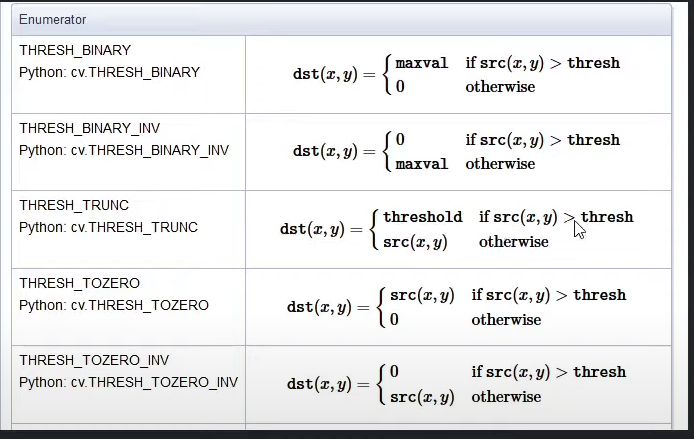
#> input picture OPENCV/MATH.PNG, 694 x 439 px
$ python readable_again.py
#> lines starting #> are read from the running program, lines starting #| are printed output that depends on the picture; after the words box and inside, x2 and y2 are one past the last pixel; in counts of white or black regions, pixels touching at a corner belong together
import cv2 as cv

o = cv.imread('MATH.PNG')
#> o is the input picture: shape (439, 694, 3); mean B, G, R 232, 231, 230.7
img = cv.imread('book.jpg')
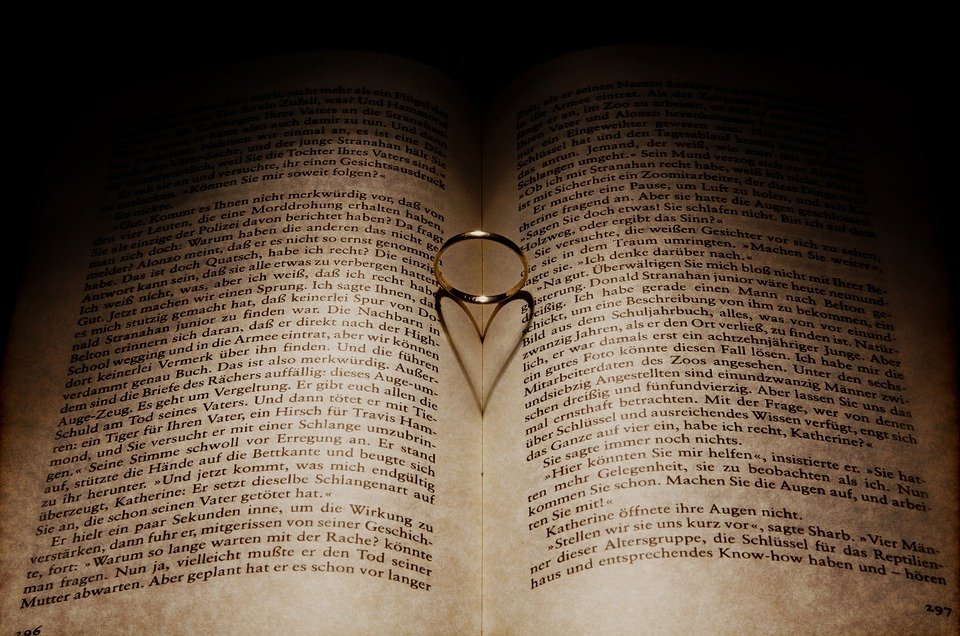
#> input picture OPENCV/BOOK.jpg, 960 x 636 px, found by its file name
#> img is the input picture: shape (636, 960, 3); mean B, G, R 62.3, 76.4, 92.3
img = cv.cvtColor(img, cv.COLOR_RGB2GRAY) # Tornando a imagem que era colorida em uma imagem preto e branco.  Porque nao precisamos de cor
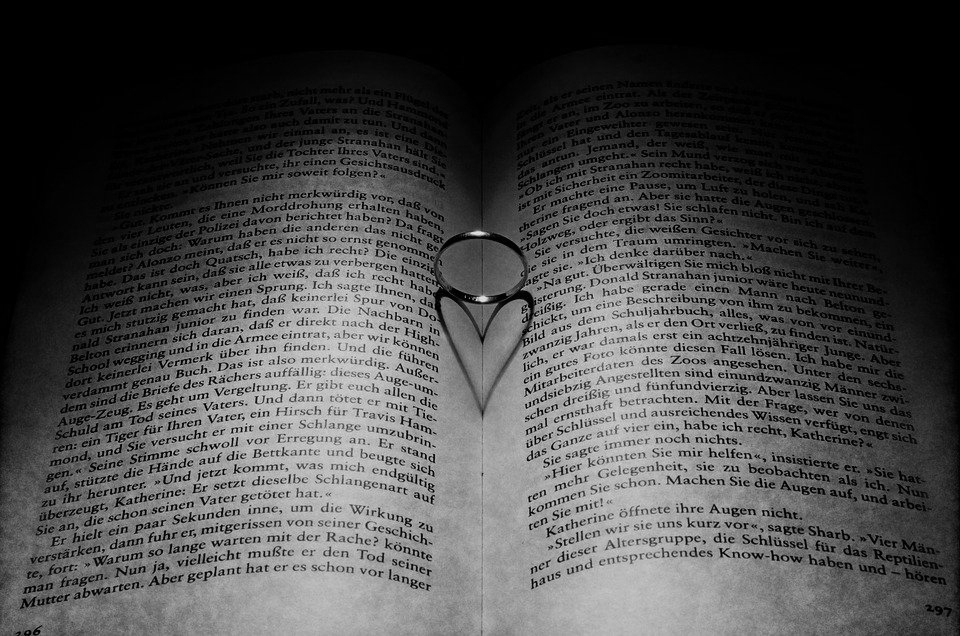
#> img: shape (636, 960); min 0, max 231, mean 74

img = cv.resize(img, (1200,800))
#> img: shape (800, 1200)

adaptive = cv.adaptiveThreshold(img, 255, cv.ADAPTIVE_THRESH_GAUSSIAN_C,
                                cv.THRESH_BINARY, 101, 5)
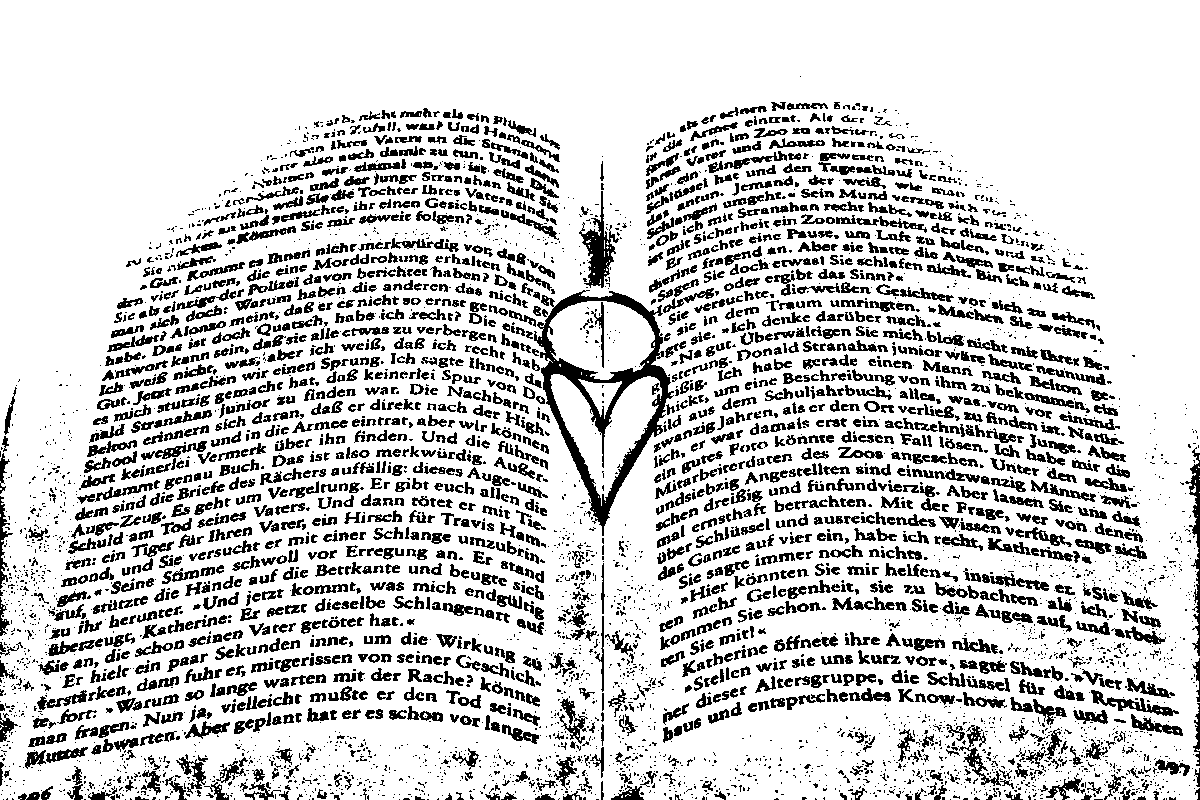
#> adaptive: shape (800, 1200); 80.4% white; 5396 black regions (3155 under 20 px), largest, box (x1, y1, x2, y2) and area: (534, 290, 674, 536) 6801, (579, 191, 619, 288) 1329, (1185, 447, 1200, 656) 928

adaptive = cv.resize(adaptive, (1200,800))

cv.imshow('title', img)
cv.imshow('asd', o)
cv.imshow('ADAPTIVE', adaptive)

cv.waitKey(0)  # Se vc aperta 0, vc fecha tudo
